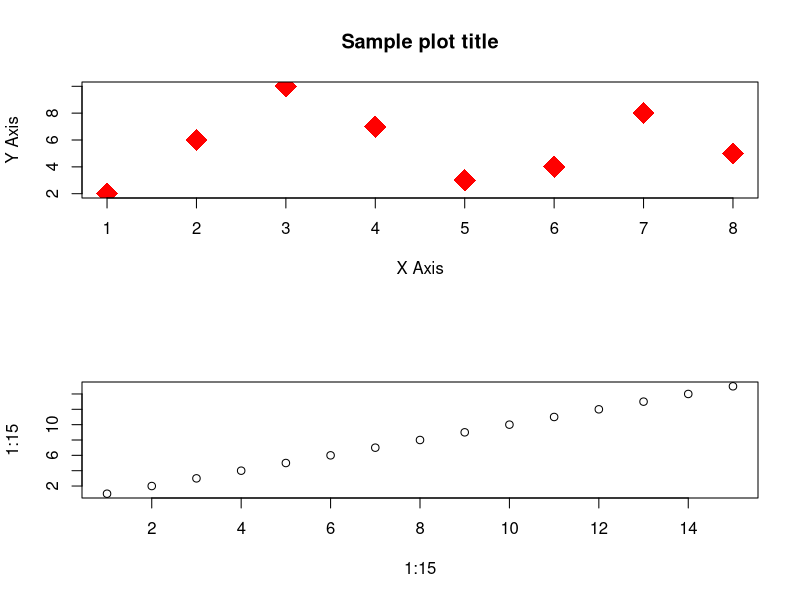

This figure's R source:
library(dplyr)


display_item_on_screen <- function(item) {
print(item)
}

display_data_plot <- function(x_data, y_data) {
plot(x_data, y_data, main = "Sample plot title",
xlab = "X Axis", ylab = "Y Axis", pch = 18, cex = 3, col = "red", )
}

display_item_on_screen(10.0002 + 10)
display_item_on_screen((40L - 15L))
display_item_on_screen(3 + 6i)
display_item_on_screen(TRUE)
name <- "John"
last_name <- "Madden"
display_item_on_screen(paste(name, last_name))

x <- c(1, 2, 3, 4, 5, 6, 7, 8)
y <- c(2, 6, 10, 7, 3, 4, 8, 5)
par(mfrow = c(2,1))
display_data_plot(x, y)
plot(1:15, 1:15)

list <- list("String", 23.21, 30L, FALSE, "End String")
for (item in list){
    print(item)
}

new_data_frame <- data.frame(
    Name = c("Exia", "Dynames", "Kyrios", "Virtue", "Nadleeh"),
    Grade = c("Perfect", "Master", "Master", "Master", "Master"),
    Weapon = c("GN Sword", "GN Sniper", "GN SMG", "GN Cannon", "GN Bazooka")
)

new_data_frame %>%
mutate(Owned = case_when(
    Name == "Exia" | Name == "Dynames" ~ "Yes",
    TRUE ~ "Not Yet ;P"
))